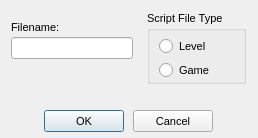
<?xml version="1.0"?>
<ui version="4.0">
  <class>CreateScriptDialog</class>
  <widget class="QDialog" name="IDD_CREATESCRIPT">
    <property name="geometry">
      <rect>
        <x>0</x>
        <y>0</y>
        <width>258</width>
        <height>138</height>
      </rect>
    </property>
    <property name="windowTitle">
      <string>Create New Script File</string>
    </property>
    <property name="font">
      <font>
        <family>Liberation Sans</family>
        <pointsize>8</pointsize>
        <bold>false</bold>
        <italic>false</italic>
      </font>
    </property>
    <property name="enabled">
      <bool>true</bool>
    </property>
    <property name="windowFlags">
      <set>Qt::Dialog|Qt::WindowCloseButtonHint</set>
    </property>
    <property name="minimumSize">
      <size>
        <width>258</width>
        <height>138</height>
      </size>
    </property>
    <property name="maximumSize">
      <size>
        <width>258</width>
        <height>138</height>
      </size>
    </property>
    <widget class="QGroupBox" name="IDC_STATIC">
      <property name="geometry">
        <rect>
          <x>147</x>
          <y>11</y>
          <width>99</width>
          <height>73</height>
        </rect>
      </property>
      <property name="title">
        <string>Script File Type</string>
      </property>
      <property name="visible">
        <bool>true</bool>
      </property>
      <property name="enabled">
        <bool>true</bool>
      </property>
      <property name="flat">
        <bool>false</bool>
      </property>
      <widget class="QRadioButton" name="IDC_LEVEL">
        <property name="geometry">
          <rect>
            <x>12</x>
            <y>26</y>
            <width>89</width>
            <height>19</height>
          </rect>
        </property>
        <property name="text">
          <string>Level</string>
        </property>
        <property name="visible">
          <bool>true</bool>
        </property>
        <property name="enabled">
          <bool>true</bool>
        </property>
      </widget>
      <widget class="QRadioButton" name="IDC_GAME">
        <property name="geometry">
          <rect>
            <x>12</x>
            <y>50</y>
            <width>89</width>
            <height>19</height>
          </rect>
        </property>
        <property name="text">
          <string>Game</string>
        </property>
        <property name="visible">
          <bool>true</bool>
        </property>
        <property name="enabled">
          <bool>true</bool>
        </property>
      </widget>
    </widget>
    <widget class="QLabel" name="IDC_STATIC_2">
      <property name="geometry">
        <rect>
          <x>11</x>
          <y>21</y>
          <width>67</width>
          <height>13</height>
        </rect>
      </property>
      <property name="text">
        <string>Filename:</string>
      </property>
      <property name="visible">
        <bool>true</bool>
      </property>
      <property name="enabled">
        <bool>true</bool>
      </property>
      <property name="alignment">
        <set>Qt::AlignLeft</set>
      </property>
    </widget>
    <widget class="QLineEdit" name="IDC_FILENAME">
      <property name="geometry">
        <rect>
          <x>11</x>
          <y>37</y>
          <width>122</width>
          <height>22</height>
        </rect>
      </property>
      <property name="visible">
        <bool>true</bool>
      </property>
      <property name="enabled">
        <bool>true</bool>
      </property>
    </widget>
    <widget class="QPushButton" name="IDOK">
      <property name="geometry">
        <rect>
          <x>44</x>
          <y>110</y>
          <width>80</width>
          <height>22</height>
        </rect>
      </property>
      <property name="text">
        <string>OK</string>
      </property>
      <property name="visible">
        <bool>true</bool>
      </property>
      <property name="enabled">
        <bool>true</bool>
      </property>
      <property name="default">
        <bool>true</bool>
      </property>
      <property name="autoDefault">
        <bool>true</bool>
      </property>
    </widget>
    <widget class="QPushButton" name="IDCANCEL">
      <property name="geometry">
        <rect>
          <x>133</x>
          <y>110</y>
          <width>80</width>
          <height>22</height>
        </rect>
      </property>
      <property name="text">
        <string>Cancel</string>
      </property>
      <property name="visible">
        <bool>true</bool>
      </property>
      <property name="enabled">
        <bool>true</bool>
      </property>
      <property name="default">
        <bool>false</bool>
      </property>
      <property name="autoDefault">
        <bool>false</bool>
      </property>
    </widget>
    <action name="IDD_ORPHANHUNTER">
      <property name="text">
        <string>Orphan Hunter</string>
      </property>
    </action>
    <action name="IDD_REORDER_PAGES">
      <property name="text">
        <string>Reorder Net Pages</string>
      </property>
    </action>
    <action name="IDD_SHOW_ALL_CHECKED_OUT">
      <property name="text">
        <string>Show All Pages Checked Out</string>
      </property>
    </action>
    <action name="IDM_IMPORT_BITMAP">
      <property name="text">
        <string>Bitmap/Animation Converter...</string>
      </property>
    </action>
    <action name="ID_APP_ABOUT">
      <property name="text">
        <string>&amp;About editor...</string>
      </property>
    </action>
    <action name="ID_APP_EXIT">
      <property name="text">
        <string>E&amp;xit</string>
      </property>
      <property name="shortcut">
        <string>Alt+X</string>
      </property>
    </action>
    <action name="ID_BRIEFING_EDITOR">
      <property name="text">
        <string>Briefing Editor...</string>
      </property>
    </action>
    <action name="ID_BUTTON_LIGHTING">
      <property name="text">
        <string>ID_BUTTON_LIGHTING</string>
      </property>
    </action>
    <action name="ID_BUTTON_OUTLINE">
      <property name="text">
        <string>ID_BUTTON_OUTLINE</string>
      </property>
    </action>
    <action name="ID_BUTTON_WINDOWSELECTION">
      <property name="text">
        <string>ID_BUTTON_WINDOWSELECTION</string>
      </property>
    </action>
    <action name="ID_D3HELP">
      <property name="text">
        <string>Help on D3 Editor</string>
      </property>
    </action>
    <action name="ID_EDITORS_AIPROPERTIES">
      <property name="text">
        <string>AI Properties...</string>
      </property>
    </action>
    <action name="ID_EDITORS_AMBIENTSOUNDS">
      <property name="text">
        <string>Ambient Sounds...</string>
      </property>
    </action>
    <action name="ID_EDITORS_DALLAS">
      <property name="text">
        <string>Dallas Graphical Script Editor...</string>
      </property>
    </action>
    <action name="ID_EDITORS_FILES">
      <property name="text">
        <string>Files...</string>
      </property>
    </action>
    <action name="ID_EDITORS_MEGACELLS">
      <property name="text">
        <string>Megacells...</string>
      </property>
    </action>
    <action name="ID_EDIT_ADDSELECT">
      <property name="text">
        <string>Add Current Room to Selected List</string>
      </property>
    </action>
    <action name="ID_EDIT_ATTACH">
      <property name="text">
        <string>&amp;Attach</string>
      </property>
    </action>
    <action name="ID_EDIT_CLEARSELECTED">
      <property name="text">
        <string>Clear Selected List</string>
      </property>
    </action>
    <action name="ID_EDIT_COPY">
      <property name="text">
        <string>&amp;Copy</string>
      </property>
      <property name="shortcut">
        <string>Ctrl+Ins</string>
      </property>
    </action>
    <action name="ID_EDIT_CUT">
      <property name="text">
        <string>Cu&amp;t</string>
      </property>
      <property name="shortcut">
        <string>Shift+Del</string>
      </property>
    </action>
    <action name="ID_EDIT_DELETE">
      <property name="text">
        <string>&amp;Delete</string>
      </property>
    </action>
    <action name="ID_EDIT_LOADSCRAP">
      <property name="text">
        <string>Load Scrap from Disk</string>
      </property>
    </action>
    <action name="ID_EDIT_PASTE">
      <property name="text">
        <string>&amp;Paste</string>
      </property>
      <property name="shortcut">
        <string>Shift+Ins</string>
      </property>
    </action>
    <action name="ID_EDIT_PLACE">
      <property name="text">
        <string>&amp;Place in Mine</string>
      </property>
    </action>
    <action name="ID_EDIT_PLACE_TERRAIN">
      <property name="text">
        <string>&amp;Place on Terrain</string>
      </property>
    </action>
    <action name="ID_EDIT_REMOVESELECT">
      <property name="text">
        <string>Remove Current Room from Selected List</string>
      </property>
    </action>
    <action name="ID_EDIT_SAVESCRAP">
      <property name="text">
        <string>Save Scrap to Disk</string>
      </property>
    </action>
    <action name="ID_EDIT_SELECTATTACHED">
      <property name="text">
        <string>Select All Rooms Attached to Current Room</string>
      </property>
    </action>
    <action name="ID_EDIT_UNDO">
      <property name="text">
        <string>&amp;Undo</string>
      </property>
      <property name="shortcut">
        <string>Alt+Backspace</string>
      </property>
    </action>
    <action name="ID_FILE_AUTOSAVE">
      <property name="text">
        <string>Autosave</string>
      </property>
      <property name="checkable">
        <bool>true</bool>
      </property>
    </action>
    <action name="ID_FILE_CHECKMINE">
      <property name="text">
        <string>&amp;Check Mine</string>
      </property>
    </action>
    <action name="ID_FILE_FIXCRACKS">
      <property name="text">
        <string>Fix Level Cracks</string>
      </property>
    </action>
    <action name="ID_FILE_FIXDEGENERATEFACES">
      <property name="text">
        <string>Fix/Remove Degenerate Faces</string>
      </property>
    </action>
    <action name="ID_FILE_IMPORT_ROOM">
      <property name="text">
        <string>Import 3DSMax Room</string>
      </property>
    </action>
    <action name="ID_FILE_INFORMATION">
      <property name="text">
        <string>&amp;Information</string>
      </property>
      <property name="shortcut">
        <string>Alt+I</string>
      </property>
    </action>
    <action name="ID_FILE_LEAVE_EDITOR">
      <property name="text">
        <string>Go to main menu...</string>
      </property>
    </action>
    <action name="ID_FILE_LEVELPROPS">
      <property name="text">
        <string>Set Selected Room(s) Properties</string>
      </property>
    </action>
    <action name="ID_FILE_LEVEL_INFO">
      <property name="text">
        <string>Edit Level Info...</string>
      </property>
    </action>
    <action name="ID_FILE_MRU_FILE1">
      <property name="text">
        <string>Recent File</string>
      </property>
      <property name="enabled">
        <bool>false</bool>
      </property>
    </action>
    <action name="ID_FILE_NEW">
      <property name="text">
        <string>&amp;New</string>
      </property>
      <property name="shortcut">
        <string>Ctrl+N</string>
      </property>
    </action>
    <action name="ID_FILE_OPEN">
      <property name="text">
        <string>&amp;Open...</string>
      </property>
      <property name="shortcut">
        <string>Ctrl+O</string>
      </property>
    </action>
    <action name="ID_FILE_PLAY640X480">
      <property name="text">
        <string>&amp;Play in 640 x 480</string>
      </property>
      <property name="shortcut">
        <string>Alt+P</string>
      </property>
    </action>
    <action name="ID_FILE_PREFERENCES">
      <property name="text">
        <string>Preferences</string>
      </property>
    </action>
    <action name="ID_FILE_PRINT">
      <property name="text">
        <string>&amp;Print...</string>
      </property>
      <property name="shortcut">
        <string>Ctrl+P</string>
      </property>
    </action>
    <action name="ID_FILE_PRINT_PREVIEW">
      <property name="text">
        <string>Print Pre&amp;view</string>
      </property>
    </action>
    <action name="ID_FILE_PRINT_SETUP">
      <property name="text">
        <string>P&amp;rint Setup...</string>
      </property>
    </action>
    <action name="ID_FILE_REMOVEDUPLICATEFACESFROMCURRENTROOM">
      <property name="text">
        <string>Remove Duplicate Faces from Current Room</string>
      </property>
    </action>
    <action name="ID_FILE_REMOVEEXTRAPOINTS">
      <property name="text">
        <string>Remove Extra Points</string>
      </property>
    </action>
    <action name="ID_FILE_RESTOREGAMESTATE">
      <property name="text">
        <string>Restore Gamestate</string>
      </property>
    </action>
    <action name="ID_FILE_SAVE">
      <property name="text">
        <string>&amp;Save</string>
      </property>
      <property name="shortcut">
        <string>Ctrl+S</string>
      </property>
    </action>
    <action name="ID_FILE_SAVEGOALTEXT">
      <property name="text">
        <string>Save Goal Text to File</string>
      </property>
    </action>
    <action name="ID_FILE_SAVE_AS">
      <property name="text">
        <string>Save &amp;As...</string>
      </property>
    </action>
    <action name="ID_FILE_SAVE_COPY_AS">
      <property name="text">
        <string>Save Copy &amp;As...</string>
      </property>
    </action>
    <action name="ID_FILE_STATS">
      <property name="text">
        <string>Show Level Stats</string>
      </property>
    </action>
    <action name="ID_FILE_UPDATE">
      <property name="text">
        <string>&amp;Update</string>
      </property>
      <property name="shortcut">
        <string>Ctrl+S</string>
      </property>
    </action>
    <action name="ID_FILE_VERIFY_LEVEL">
      <property name="text">
        <string>Verify Level</string>
      </property>
    </action>
    <action name="ID_HOTSPOT_TGA">
      <property name="text">
        <string>HotSpot TGA Extractor...</string>
      </property>
    </action>
    <action name="ID_MINE_VIEW">
      <property name="text">
        <string>Mine View</string>
      </property>
      <property name="shortcut">
        <string>F2</string>
      </property>
    </action>
    <action name="ID_OBJBUTTON">
      <property name="text">
        <string>ID_OBJBUTTON</string>
      </property>
    </action>
    <action name="ID_OBJECT_DELETEOBJECT">
      <property name="text">
        <string>Delete Object</string>
      </property>
      <property name="shortcut">
        <string>Del</string>
      </property>
    </action>
    <action name="ID_OBJECT_MOVEPLAYER">
      <property name="text">
        <string>Move Player 0 to Viewer</string>
      </property>
    </action>
    <action name="ID_OBJECT_PLACECAMERAATCURRENTFACE">
      <property name="text">
        <string>Create New Camera at Current Face</string>
      </property>
    </action>
    <action name="ID_OBJECT_PLACECAMERAATVIEWER">
      <property name="text">
        <string>Create New Camera at Viewer</string>
      </property>
    </action>
    <action name="ID_OBJECT_PLACEOBJECT">
      <property name="text">
        <string>Place Object</string>
      </property>
      <property name="shortcut">
        <string>Ins</string>
      </property>
    </action>
    <action name="ID_OBJECT_PLACESOUNDSOURCEATVIEWER">
      <property name="text">
        <string>Create SoundSource at Viewer</string>
      </property>
    </action>
    <action name="ID_OBJECT_PLACEWAYPOINTATVIEWER">
      <property name="text">
        <string>Place Waypoint at Viewer</string>
      </property>
    </action>
    <action name="ID_OBJECT_SELECTBYNUMBER">
      <property name="text">
        <string>Select Object By Number</string>
      </property>
    </action>
    <action name="ID_OBJECT_SETCAMERAFROMVIEWER">
      <property name="text">
        <string>Move Camera to Viewer</string>
      </property>
    </action>
    <action name="ID_OBJECT_SETVIEWERFROMCAMERA">
      <property name="text">
        <string>Move Viewer to Camera</string>
      </property>
    </action>
    <action name="ID_OSIRISCOMPILE">
      <property name="text">
        <string>ID_OSIRISCOMPILE</string>
      </property>
    </action>
    <action name="ID_REINIT_OPENGL">
      <property name="text">
        <string>ID_REINIT_OPENGL</string>
      </property>
    </action>
    <action name="ID_ROOM_ADD">
      <property name="text">
        <string>&amp;Add Room at Current Face</string>
      </property>
      <property name="shortcut">
        <string>Shift+A</string>
      </property>
    </action>
    <action name="ID_ROOM_ADDVERTTONEWFACE">
      <property name="text">
        <string>Add Vert to New Face</string>
      </property>
      <property name="shortcut">
        <string>Shift+V</string>
      </property>
    </action>
    <action name="ID_ROOM_ATTACHROOM">
      <property name="text">
        <string>Attach Room</string>
      </property>
    </action>
    <action name="ID_ROOM_BUILDBRIDGE">
      <property name="text">
        <string>&amp;Build Bridge</string>
      </property>
    </action>
    <action name="ID_ROOM_BUILDSMOOTHBRIDGE">
      <property name="text">
        <string>Build Smooth Bridge</string>
      </property>
      <property name="shortcut">
        <string>Ctrl+B</string>
      </property>
    </action>
    <action name="ID_ROOM_CLEARCENTERPOINT">
      <property name="text">
        <string>Clear Center Point</string>
      </property>
    </action>
    <action name="ID_ROOM_COMBINE">
      <property name="text">
        <string>Combine Rooms</string>
      </property>
    </action>
    <action name="ID_ROOM_DELETE">
      <property name="text">
        <string>Delete Current Room</string>
      </property>
    </action>
    <action name="ID_ROOM_DELETECONNECTEDFACES">
      <property name="text">
        <string>Delete Connected Faces</string>
      </property>
    </action>
    <action name="ID_ROOM_DELETEFACE">
      <property name="text">
        <string>Delete Current Face</string>
      </property>
    </action>
    <action name="ID_ROOM_DELETEPORTAL">
      <property name="text">
        <string>Delete Current Portal</string>
      </property>
    </action>
    <action name="ID_ROOM_DELETEVERT">
      <property name="text">
        <string>Delete Current Vert From Face</string>
      </property>
    </action>
    <action name="ID_ROOM_DROPROOM">
      <property name="text">
        <string>Drop Room</string>
      </property>
    </action>
    <action name="ID_ROOM_FACE_ADDVERTTOEDGE">
      <property name="text">
        <string>Add Vert To Edge</string>
      </property>
    </action>
    <action name="ID_ROOM_FACE_DELETEVERTONEDGE">
      <property name="text">
        <string>Delete Vert on Edge</string>
      </property>
    </action>
    <action name="ID_ROOM_FACE_MOVEVERTONEDGE">
      <property name="text">
        <string>Move Vert on Edge</string>
      </property>
    </action>
    <action name="ID_ROOM_FACE_SPLITFACE">
      <property name="text">
        <string>Split Face</string>
      </property>
    </action>
    <action name="ID_ROOM_FINISHNEWFACE">
      <property name="text">
        <string>Add Last Point to New Face (Finish Face)</string>
      </property>
    </action>
    <action name="ID_ROOM_GRABTEXTURE">
      <property name="text">
        <string>Grab Texture</string>
      </property>
      <property name="shortcut">
        <string>G</string>
      </property>
    </action>
    <action name="ID_ROOM_JOINROOMS">
      <property name="text">
        <string>Join Rooms</string>
      </property>
    </action>
    <action name="ID_ROOM_JOINROOMSEXACT">
      <property name="text">
        <string>Join Rooms Exact</string>
      </property>
    </action>
    <action name="ID_ROOM_JOIN_ADJACENT_FACES">
      <property name="text">
        <string>Join Adjacent Faces</string>
      </property>
    </action>
    <action name="ID_ROOM_LINKTONEWEXTERNAL">
      <property name="text">
        <string>Link Room to New External Room</string>
      </property>
    </action>
    <action name="ID_ROOM_MARK">
      <property name="text">
        <string>&amp;Mark Room/Face</string>
      </property>
      <property name="shortcut">
        <string>Ctrl+M</string>
      </property>
    </action>
    <action name="ID_ROOM_MERGEOBJECTINTOROOM">
      <property name="text">
        <string>Merge Object into Room</string>
      </property>
    </action>
    <action name="ID_ROOM_NEXTFACE">
      <property name="text">
        <string>Next Face</string>
      </property>
      <property name="shortcut">
        <string>F</string>
      </property>
    </action>
    <action name="ID_ROOM_PLACEROOM">
      <property name="text">
        <string>Place Room at Current Room</string>
      </property>
    </action>
    <action name="ID_ROOM_PLACETERRAINROOM">
      <property name="text">
        <string>Place Room at Current Terrain Cell</string>
      </property>
    </action>
    <action name="ID_ROOM_PREVIOUSFACE">
      <property name="text">
        <string>Previous Face</string>
      </property>
      <property name="shortcut">
        <string>Shift+F</string>
      </property>
    </action>
    <action name="ID_ROOM_PROPAGATETOADJACENTCOPLANARFACES">
      <property name="text">
        <string>Propagate to Adjacent Coplanar Faces</string>
      </property>
      <property name="shortcut">
        <string>Ctrl+F</string>
      </property>
    </action>
    <action name="ID_ROOM_PROPAGATETOALL">
      <property name="text">
        <string>Propagate to All Faces in Room</string>
      </property>
      <property name="shortcut">
        <string>Shift+R</string>
      </property>
    </action>
    <action name="ID_ROOM_RENAMEROOM">
      <property name="text">
        <string>Rename Room</string>
      </property>
      <property name="shortcut">
        <string>Ctrl+R</string>
      </property>
    </action>
    <action name="ID_ROOM_ROTATEPLACEDROOM45DEGREES">
      <property name="text">
        <string>Rotate Placed Room 45 Degrees</string>
      </property>
    </action>
    <action name="ID_ROOM_SAVECURRENTROOM">
      <property name="text">
        <string>Save Current Room</string>
      </property>
    </action>
    <action name="ID_ROOM_SELECTBYNUMBER">
      <property name="text">
        <string>Select Room by Number</string>
      </property>
    </action>
    <action name="ID_ROOM_SELECTFACEBYNUMBER">
      <property name="text">
        <string>Select Face by Number</string>
      </property>
    </action>
    <action name="ID_ROOM_SETCENTERFROMVIEWER">
      <property name="text">
        <string>Set Room Center from Viewer</string>
      </property>
    </action>
    <action name="ID_ROOM_SNAPPLACEDROOM">
      <property name="text">
        <string>Snap Placed Room</string>
      </property>
    </action>
    <action name="ID_ROOM_SNAPPOINTTOEDGE">
      <property name="text">
        <string>Snap Point to Edge</string>
      </property>
    </action>
    <action name="ID_ROOM_SNAPPOINTTOFACE">
      <property name="text">
        <string>Snap Point to Face</string>
      </property>
    </action>
    <action name="ID_ROOM_SNAPPOINTTOPOINT">
      <property name="text">
        <string>Snap Point to Point</string>
      </property>
    </action>
    <action name="ID_ROOM_SPLITFACE">
      <property name="text">
        <string>Triangulate face</string>
      </property>
    </action>
    <action name="ID_ROOM_STARTNEWFACE">
      <property name="text">
        <string>Add First Point to New Face (Start Face)</string>
      </property>
    </action>
    <action name="ID_ROOM_SWAPMAKEDANDCURRENTROOMFACE">
      <property name="text">
        <string>Swap Marked and Current Room/Face</string>
      </property>
    </action>
    <action name="ID_ROOM_UNDOSNAP">
      <property name="text">
        <string>Undo Snap</string>
      </property>
    </action>
    <action name="ID_ROOM_UNPLACEROOM">
      <property name="text">
        <string>Un-place Room/Group/Door</string>
      </property>
    </action>
    <action name="ID_ROOM_VIEW">
      <property name="text">
        <string>Room View</string>
      </property>
      <property name="shortcut">
        <string>F4</string>
      </property>
    </action>
    <action name="ID_SCRIPT_LEVEL_INTERFACE">
      <property name="text">
        <string>Levels and Scripts...</string>
      </property>
    </action>
    <action name="ID_SUBEDITORS_FONT">
      <property name="text">
        <string>Font Editor...</string>
      </property>
    </action>
    <action name="ID_SUBEDITORS_HOGMAKER">
      <property name="text">
        <string>Hog Maker...</string>
      </property>
    </action>
    <action name="ID_SUBEDITORS_TABLEFILEEDIT">
      <property name="text">
        <string>Table File Text Editor...</string>
      </property>
    </action>
    <action name="ID_SUBEDITORS_TABLEFILEFILTER">
      <property name="text">
        <string>Table File Filter...</string>
      </property>
    </action>
    <action name="ID_TABLEEDIT_FILE_EXIT">
      <property name="text">
        <string>&amp;Exit</string>
      </property>
    </action>
    <action name="ID_TABLEEDIT_FILE_LOAD">
      <property name="text">
        <string>&amp;Load...</string>
      </property>
    </action>
    <action name="ID_TABLEEDIT_FILE_SAVE">
      <property name="text">
        <string>&amp;Save</string>
      </property>
    </action>
    <action name="ID_TABLEEDIT_FILE_SAVE_AS">
      <property name="text">
        <string>S&amp;ave as...</string>
      </property>
    </action>
    <action name="ID_TABLEFILTER_FILE_EXIT">
      <property name="text">
        <string>Exit</string>
      </property>
    </action>
    <action name="ID_TABLEFILTER_FILE_LOAD">
      <property name="text">
        <string>Load...</string>
      </property>
    </action>
    <action name="ID_TABLEFILTER_FILE_NEW">
      <property name="text">
        <string>New</string>
      </property>
    </action>
    <action name="ID_TABLEFILTER_FILE_SAVE">
      <property name="text">
        <string>Save</string>
      </property>
    </action>
    <action name="ID_TABLEFILTER_FILE_SAVEAS">
      <property name="text">
        <string>Save as...</string>
      </property>
    </action>
    <action name="ID_TERRAIN_VIEW">
      <property name="text">
        <string>Terrain View</string>
      </property>
      <property name="shortcut">
        <string>F3</string>
      </property>
    </action>
    <action name="ID_TEST_TEST1">
      <property name="text">
        <string>Test function 1</string>
      </property>
    </action>
    <action name="ID_TEST_TEST2">
      <property name="text">
        <string>Test function 2</string>
      </property>
    </action>
    <action name="ID_TEST_TEST3">
      <property name="text">
        <string>Test function 3</string>
      </property>
    </action>
    <action name="ID_TOOLS_WORLD_OBJECTS_BUILDINGS">
      <property name="text">
        <string>Buildings...</string>
      </property>
    </action>
    <action name="ID_TOOLS_WORLD_OBJECTS_CLUTTER">
      <property name="text">
        <string>Clutter...</string>
      </property>
    </action>
    <action name="ID_TOOLS_WORLD_OBJECTS_DOOR">
      <property name="text">
        <string>Doors...</string>
      </property>
    </action>
    <action name="ID_TOOLS_WORLD_OBJECTS_LIGHTS">
      <property name="text">
        <string>Lights...</string>
      </property>
    </action>
    <action name="ID_TOOLS_WORLD_OBJECTS_PLAYER">
      <property name="text">
        <string>Player Ships...</string>
      </property>
    </action>
    <action name="ID_TOOLS_WORLD_OBJECTS_POWERUPS">
      <property name="text">
        <string>Powerups...</string>
      </property>
    </action>
    <action name="ID_TOOLS_WORLD_OBJECTS_ROBOTS">
      <property name="text">
        <string>Robots...</string>
      </property>
    </action>
    <action name="ID_TOOLS_WORLD_OBJECTS_SOUND">
      <property name="text">
        <string>Sounds...</string>
      </property>
    </action>
    <action name="ID_TOOLS_WORLD_TEXTURES">
      <property name="text">
        <string>Textures...</string>
      </property>
    </action>
    <action name="ID_TOOLS_WORLD_WEAPONS">
      <property name="text">
        <string>Weapons...</string>
      </property>
    </action>
    <action name="ID_VIEW_CENTERONCUBE">
      <property name="text">
        <string>Center on Current &amp;Room</string>
      </property>
      <property name="shortcut">
        <string>Home</string>
      </property>
    </action>
    <action name="ID_VIEW_CENTERONMINE">
      <property name="text">
        <string>Center on &amp;Mine Origin</string>
      </property>
    </action>
    <action name="ID_VIEW_CENTERONOBJECT">
      <property name="text">
        <string>Center on Current &amp;Object</string>
      </property>
    </action>
    <action name="ID_VIEW_DELETEVIEWER">
      <property name="text">
        <string>Delete Viewer</string>
      </property>
    </action>
    <action name="ID_VIEW_FLIP">
      <property name="text">
        <string>Flip Viewer</string>
      </property>
      <property name="shortcut">
        <string>/</string>
      </property>
    </action>
    <action name="ID_VIEW_KEYPAD_TOGGLE">
      <property name="text">
        <string>Keypad</string>
      </property>
      <property name="shortcut">
        <string>F10</string>
      </property>
    </action>
    <action name="ID_VIEW_MOVECAMERATOCURRENTOBJECT">
      <property name="text">
        <string>Move camera to Current Object</string>
      </property>
    </action>
    <action name="ID_VIEW_MOVECAMERATOSELECTEDFACE">
      <property name="text">
        <string>Move camera to &amp;Current Face</string>
      </property>
      <property name="shortcut">
        <string>Shift+C</string>
      </property>
    </action>
    <action name="ID_VIEW_MOVECAMERATOSELECTEDROOM">
      <property name="text">
        <string>Move camera to &amp;Current Room</string>
      </property>
      <property name="shortcut">
        <string>C</string>
      </property>
    </action>
    <action name="ID_VIEW_NEWVIEWER">
      <property name="text">
        <string>New Viewer</string>
      </property>
    </action>
    <action name="ID_VIEW_NEXTVIEWER">
      <property name="text">
        <string>Next Viewer</string>
      </property>
    </action>
    <action name="ID_VIEW_RESETVIEWRADIUS">
      <property name="text">
        <string>Reset View Radius</string>
      </property>
    </action>
    <action name="ID_VIEW_SHOWOBJECTSINWIREFRAMEVIEW">
      <property name="text">
        <string>Show objects in Wireframe view</string>
      </property>
    </action>
    <action name="ID_VIEW_SHOWVIEWERFORWARDVECTOR">
      <property name="text">
        <string>Show Viewer Forward Vector</string>
      </property>
    </action>
    <action name="ID_VIEW_STATUS_BAR">
      <property name="text">
        <string>&amp;Status Bar</string>
      </property>
    </action>
    <action name="ID_VIEW_TEXTUREMINE">
      <property name="text">
        <string>Te&amp;xtured view</string>
      </property>
    </action>
    <action name="ID_VIEW_TOOLBAR">
      <property name="text">
        <string>&amp;Toolbar</string>
      </property>
    </action>
    <action name="ID_VIEW_VIEWPROP">
      <property name="text">
        <string>Display Viewer Properties</string>
      </property>
    </action>
    <action name="ID_VIEW_WIREFRAMEMINE">
      <property name="text">
        <string>&amp;Wireframe view</string>
      </property>
    </action>
    <action name="ID_WINDOW_CASCADE">
      <property name="text">
        <string>&amp;Cascade</string>
      </property>
    </action>
    <action name="ID_WINDOW_TILE">
      <property name="text">
        <string>&amp;Tile</string>
      </property>
    </action>
    <action name="ID_ZBUTTON">
      <property name="text">
        <string>ID_ZBUTTON</string>
      </property>
    </action>
  </widget>
</ui>
